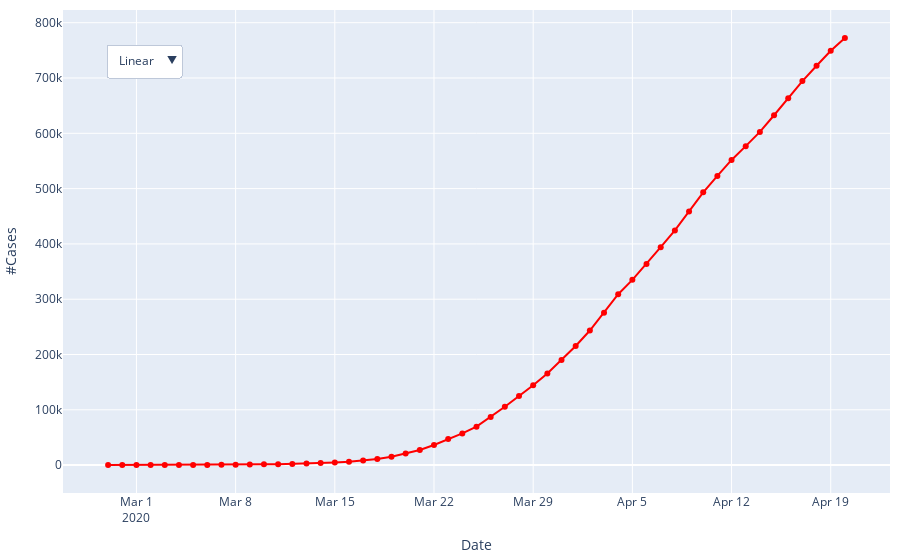

The code cell stored with this chart in its notebook:
### Markdown cell above
Now we will start using plotly to make interactive plots we can show on a web site. For this first one, we will show the same time-series data, but in one plot with a dropdown menu that lets you select log or linear y axis. Ironically, *these plotly graphs will not show* when you are viewing this notebook in Github you need to run it in interactive mode.

### Code cell
# Plot in plotly with dropdown to select log vs linear
fig_time_dropit = go.Figure()
fig_time_dropit.add_trace(go.Scatter(x = covid_time['date'], y = covid_time['cases'],
                    mode='lines+markers',
                    name='Covid over Time',
                    line_color='red'))

fig_time_dropit.update_layout(
    updatemenus=[
        dict(
            buttons=list([
                dict(label="Linear",
                    method="update",
                    args = [{'title': 'Linear scale'},
                            {'yaxis': {'type': 'linear'}}] ),
                dict(label="Log",
                    method="update",
                    args = [{'title': 'Log scale'},
                            {'yaxis': {'type': 'log'}}] )
            ]),
            direction="down",
            pad={"l": 10, "b": 10, "r": 10, "t": 10},
            showactive=True,
            x=0.04,
            xanchor="left",
            y=0.95,
            yanchor="top"),
    ],
    xaxis_title = "Date",
    yaxis_title = "#Cases",
    margin=dict(
        l=10,
        r=10,
        b=10,
        t=10,
        pad=0
    ),
)
fig_time_dropit.show()

### Figure 1 — Plotly figure (JSON) as saved in the notebook; plotly's stock layout.template omitted (floating-point values rounded to 4 significant figures)
{"data": [{"line": {"color": "red"}, "mode": "lines+markers", "name": "Covid over Time", "type": "scatter", "x": ["2020-02-28T00:00:00", "2020-02-29T00:00:00", "2020-03-01T00:00:00", "2020-03-02T00:00:00", "2020-03-03T00:00:00", "2020-03-04T00:00:00", "2020-03-05T00:00:00", "2020-03-06T00:00:00", "2020-03-07T00:00:00", "2020-03-08T00:00:00", "2020-03-09T00:00:00", "2020-03-10T00:00:00", "2020-03-11T00:00:00", "2020-03-12T00:00:00", "2020-03-13T00:00:00", "2020-03-14T00:00:00", "2020-03-15T00:00:00", "2020-03-16T00:00:00", "2020-03-17T00:00:00", "2020-03-18T00:00:00", "2020-03-19T00:00:00", "2020-03-20T00:00:00", "2020-03-21T00:00:00", "2020-03-22T00:00:00", "2020-03-23T00:00:00", "2020-03-24T00:00:00", "2020-03-25T00:00:00", "2020-03-26T00:00:00", "2020-03-27T00:00:00", "2020-03-28T00:00:00", "2020-03-29T00:00:00", "2020-03-30T00:00:00", "2020-03-31T00:00:00", "2020-04-01T00:00:00", "2020-04-02T00:00:00", "2020-04-03T00:00:00", "2020-04-04T00:00:00", "2020-04-05T00:00:00", "2020-04-06T00:00:00", "2020-04-07T00:00:00", "2020-04-08T00:00:00", "2020-04-09T00:00:00", "2020-04-10T00:00:00", "2020-04-11T00:00:00", "2020-04-12T00:00:00", "2020-04-13T00:00:00", "2020-04-14T00:00:00", "2020-04-15T00:00:00", "2020-04-16T00:00:00", "2020-04-17T00:00:00", "2020-04-18T00:00:00", "2020-04-19T00:00:00", "2020-04-20T00:00:00"], "y": [9, 18, 40, 53, 94, 209, 276, 394, 550, 731, 1048, 1365, 1757, 2221, 3095, 3846, 4902, 6182, 8366, 10939, 15134, 20908, 27435, 36391, 47066, 57224, 69508, 86811, 105484, 124884, 144377, 165597, 190078, 215329, 243403, 275457, 308993, 334967, 363719, 394156, 424289, 458635, 493185, 522843, 551826, 576774, 602473, 632656, 663260, 694520, 722182, 749203, 772524]}], "layout": {"margin": {"b": 10, "l": 10, "pad": 0, "r": 10, "t": 10}, "updatemenus": [{"buttons": [{"args": [{"title": "Linear scale"}, {"yaxis": {"type": "linear"}}], "label": "Linear", "method": "update"}, {"args": [{"title": "Log scale"}, {"yaxis": {"type": "log"}}], "label": "Log", "method": "update"}], "direction": "down", "pad": {"b": 10, "l": 10, "r": 10, "t": 10}, "showactive": true, "x": 0.04, "xanchor": "left", "y": 0.95, "yanchor": "top"}], "xaxis": {"title": {"text": "Date"}}, "yaxis": {"title": {"text": "#Cases"}}}}
